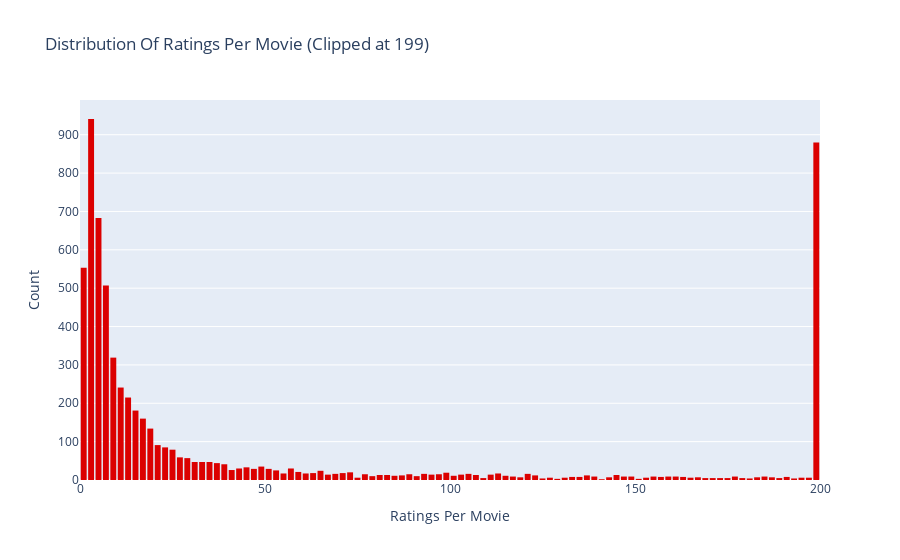
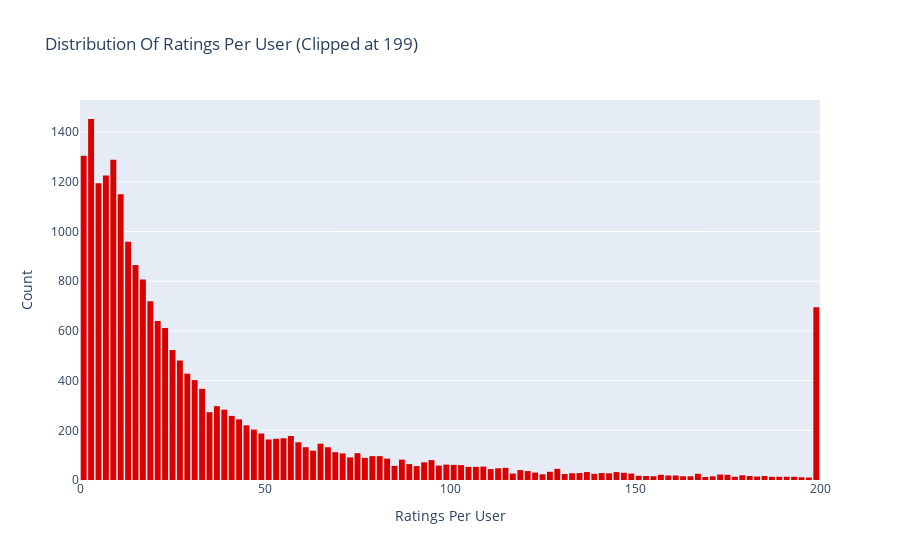

Notebook code cell kept with these figures, in order:
### Code cell
reviews_df = pd.read_csv('reviews_winter_2001_2002.csv') 
print(reviews_df.head())
plot_most_reviewed_movies(reviews_df)
plot_most_reviews_user(reviews_df)

### Figure 1 — Plotly figure (JSON) as saved in the notebook; plotly's stock layout.template omitted (floating-point values rounded to 4 significant figures; data arrays with more than 128 entries replaced by an {"elided": "..."} marker saying what was removed)
{"data": [{"marker": {"color": "#db0000"}, "name": "Ratings", "type": "histogram", "x": {"elided": "6378 int values"}, "xbins": {"end": 200, "size": 2, "start": 0}}], "layout": {"bargap": 0.2, "title": {"text": "Distribution Of Ratings Per Movie (Clipped at 199)"}, "xaxis": {"title": {"text": "Ratings Per Movie"}}, "yaxis": {"title": {"text": "Count"}}}}

### Figure 2 — Plotly figure (JSON) as saved in the notebook; plotly's stock layout.template omitted (floating-point values rounded to 4 significant figures; data arrays with more than 128 entries replaced by an {"elided": "..."} marker saying what was removed)
{"data": [{"marker": {"color": "#db0000"}, "name": "Ratings", "type": "histogram", "x": {"elided": "21062 int values"}, "xbins": {"end": 200, "size": 2, "start": 0}}], "layout": {"bargap": 0.2, "title": {"text": "Distribution Of Ratings Per User (Clipped at 199)"}, "xaxis": {"title": {"text": "Ratings Per User"}}, "yaxis": {"title": {"text": "Count"}}}}
